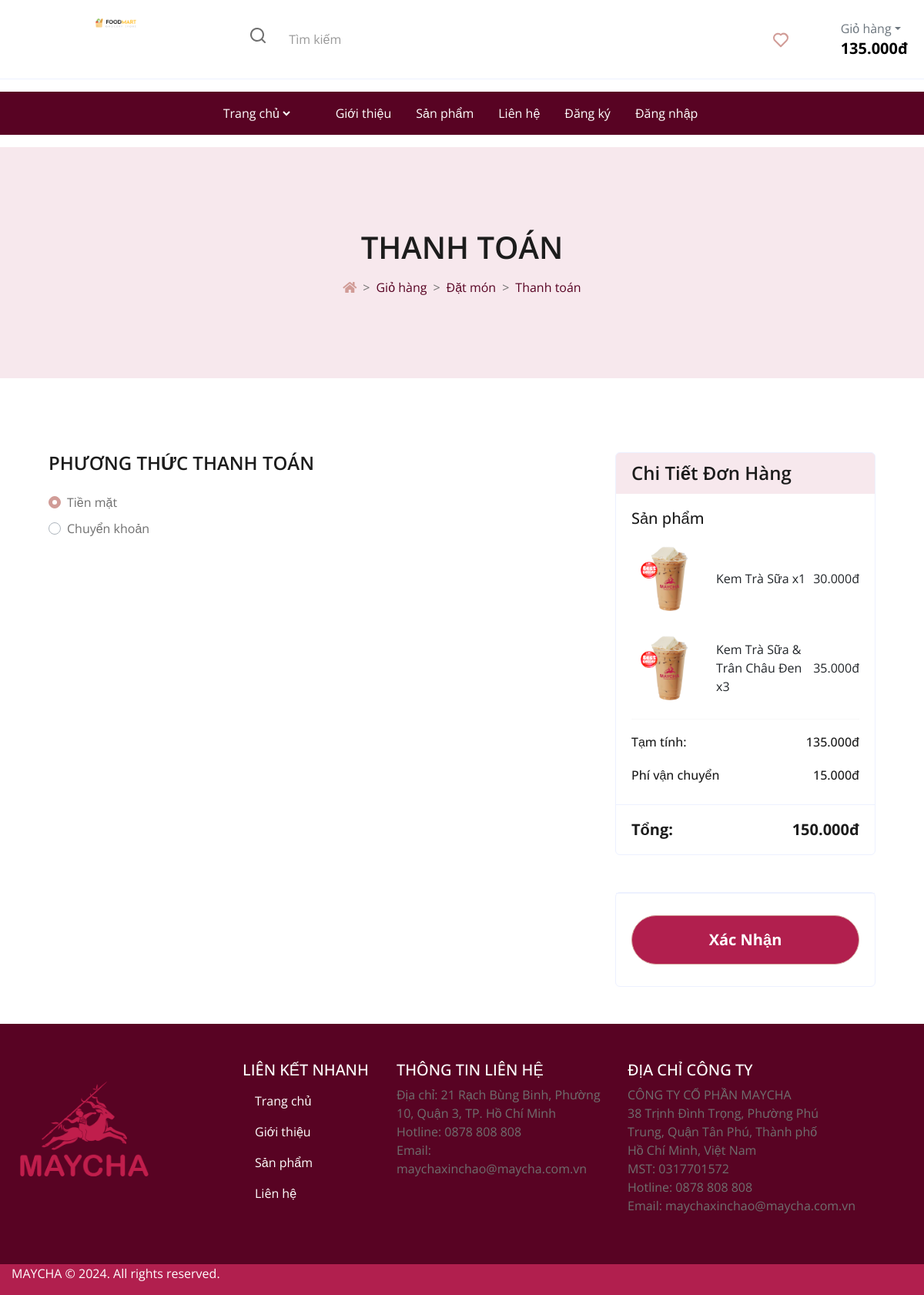
The page /checkout.php on the database its author committed.
### tables this page shows
CREATE TABLE `chitietgiohang` (
  `MaCTGH` int(6) NOT NULL,
  `MaSP` int(11) NOT NULL,
  `SoLuong` int(11) NOT NULL
);

CREATE TABLE `sanpham` (
  `MaSP` int(11) NOT NULL,
  `MaDMSP` int(11) NOT NULL,
  `TenSanPham` varchar(100) NOT NULL,
  `DonGia` float NOT NULL DEFAULT 0
);

### checkout.php (the view, shortened to what this page needs)
<?php
include 'database/conn.php';
$cartDetailsResult = mysqli_query($conn, "SELECT chitietgiohang.*, sanpham.TenSanPham, sanpham.DonGia
FROM chitietgiohang
JOIN sanpham ON chitietgiohang.MaSP = sanpham.MaSP
ORDER BY chitietgiohang.MaCTGH ASC");
$tamTinh = 0;
$shippingFee = 0;
while ($cartDetailsRow = mysqli_fetch_assoc($cartDetailsResult)) {
  $thanhTien = $cartDetailsRow['DonGia'] * $cartDetailsRow['SoLuong'];
  $tamTinh += $thanhTien;
}
$tongTien = $tamTinh + $shippingFee;
?>
<!DOCTYPE html>
<html lang="en">
<head>
  <link href="lib/owlcarousel/assets/owl.carousel.min.css" rel="stylesheet">
  <link href="https://cdn.jsdelivr.net/npm/bootstrap@5.3.0-alpha3/dist/css/bootstrap.min.css" rel="stylesheet">
  <link rel="stylesheet" href="https://cdn.jsdelivr.net/npm/swiper@9/swiper-bundle.min.css">
  <link rel="stylesheet" href="https://cdn.jsdelivr.net/npm/bootstrap-icons@1.11.3/font/bootstrap-icons.min.css">
  <link rel="stylesheet" href="https://cdnjs.cloudflare.com/ajax/libs/font-awesome/6.6.0/css/all.min.css"
 />
  <link href="https://cdnjs.cloudflare.com/ajax/libs/font-awesome/5.10.0/css/all.min.css" rel="stylesheet">
  <link href="lib/owlcarousel/assets/owl.carousel.min.css" rel="stylesheet">
  <link href="css/cart.css" rel="stylesheet">
</head>
<body>
  <header>
    <div class="container-fluid">
      <div class="row py-3 border-bottom">
        <div class="col-sm-4 col-lg-3 text-center text-sm-start">
          <div class="main-logo">
            <a href="index.php">
              <img src="images/logo.png" alt="logo" class="img-fluid" width="20%">
            </a>
          </div>
        </div>
        <div class="col-sm-6 offset-sm-2 offset-md-0 col-lg-5 d-none d-lg-block">
          <div class="search-bar row bg-light p-2 my-2 rounded-4">
            <div class="col-1">
              <svg xmlns="http://www.w3.org/2000/svg" width="24" height="24" viewBox="0 0 24 24">
                <path fill="currentColor" d="M21.71 20.29L18 16.61A9 9 0 1 0 16.61 18l3.68 3.68a1 1 0 0 0 1.42 0a1 1 0 0 0 0-1.39ZM11 18a7 7 0 1 1 7-7a7 7 0 0 1-7 7Z" />
              </svg>
            </div>
            <div class="col-11 col-md-7">
              <form id="search-form" class="text-center" action="index.html" method="post">
                <input type="text" class="form-control border-0 bg-transparent" placeholder="Tìm kiếm" />
              </form>
            </div>
          </div>
        </div>
        <div class="col-sm-8 col-lg-4 d-flex justify-content-end gap-5 align-items-center mt-4 mt-sm-0 justify-content-center justify-content-sm-end">
          <ul class="d-flex justify-content-end list-unstyled m-0">
            <li>
              <a href="#" class="rounded-circle bg-light p-2 mx-1">
                <svg width="24" height="24" viewBox="0 0 24 24">
                  <use xlink:href="#heart"></use>
                </svg>
              </a>
            </li>
          </ul>
          <div class="cart text-end d-none d-lg-block dropdown">
            <button class="border-0 bg-transparent d-flex flex-column gap-2 lh-1" type="button" data-bs-toggle="offcanvas" data-bs-target="#offcanvasCart" aria-controls="offcanvasCart">
              <span class="fs-6 text-muted dropdown-toggle">Giỏ hàng</span>
              <span class="cart-total fs-5 fw-bold"><?= number_format($tamTinh, 0, ',', '.') ?>đ</span>
            </button>
          </div>
        </div>
      </div>
    </div>
    <div class="container-fluid">
      <div class="row py-3">
        <div class="d-flex justify-content-center align-items-center" style="background-color: #580323;">
          <nav class="main-menu d-flex navbar navbar-expand-lg align-content-center">
            <div class="offcanvas offcanvas-end" tabindex="-1" id="offcanvasNavbar" aria-labelledby="offcanvasNavbarLabel">
              <div class="offcanvas-body">
                <select class="filter-categories border-0 mb-0 me-5 text-light" style="background-color: #580323;">
                  <option>Trang chủ</option>
                </select>
                <ul class="navbar-nav justify-content-end menu-list list-unstyled d-flex gap-md-3 mb-0">
                  <li class="nav-item active">
                    <a href="#gioithieu" class="nav-link text-light">Giới thiệu</a>
                  </li>
                  <li class="nav-item dropdown">
                    <a href="#sanpham" class="nav-link text-light">Sản phẩm</a>
                  </li>
                  <li class="nav-item">
                    <a href="#lienhe" class="nav-link text-light">Liên hệ</a>
                  </li>
                  <li class="nav-item">
                    <a href="#dangky" class="nav-link text-light">Đăng ký</a>
                  </li>
                  <li class="nav-item">
                    <a href="#dangnhap" class="nav-link text-light">Đăng nhập</a>
                  </li>
                </ul>
              </div>
            </div>
        </div>
      </div>
    </div>
  </header>
  <div class="container-fluid mb-5" style=" background-color: rgba(177, 31, 78, 0.1)">
    <div class="d-flex flex-column align-items-center justify-content-center" style="min-height: 300px">
      <h1 class="font-weight-semi-bold text-uppercase mb-3">THANH TOÁN</h1>
      <div class="d-inline-flex">
        <p class="m-0"><a href="index.php"><i class="fa fa-home"></i></a></p>
        <p class="m-0 px-2">></p>
        <p class="m-0"><a href="cart.php" style="color:#580323">Giỏ hàng</a></p>
        <p class="m-0 px-2">></p>
        <p class="m-0" ><a href="order.php" style="color:#580323">Đặt món</a></p>
        <p class="m-0 px-2">></p>
        <p class="m-0"><a href="checkout.php" style="color:#580323">Thanh toán</a></p>
      </div>
    </div>
  </div>
  <div class="container-fluid pt-5">
    <div class="row px-xl-5">
      <div class="col-lg-8">
        <div class="mb-4">
          <h4 class="font-weight-semi-bold mb-4">PHƯƠNG THỨC THANH TOÁN</h4>
          <div class="row">
            <div class="col-md-6 form-group">
              <div>
                <div class="custom-control custom-radio">
                  <label class="custom-control-label" for="cash">Tiền mặt</label>
                </div>
                <div class="custom-control custom-radio">
                  <label class="custom-control-label" for="banktransfer">Chuyển khoản</label>
                </div>
              </div>
            </div>
          </div>
        </div>
      </div>
      <div class="col-lg-4">
        <div class="card border-secondary mb-5">
          <div class="card-header border-0" style="background-color: rgba(177, 31, 78, 0.1)">
            <h4 class="font-weight-semi-bold m-0">Chi Tiết Đơn Hàng</h4>
          </div>
          <div class="card-body">
            <h5 class="font-weight-medium mb-3">Sản phẩm</h5>
            <?php
            $cartDetailsResult = mysqli_query($conn, "SELECT chitietgiohang.*, sanpham.TenSanPham, sanpham.DonGia FROM chitietgiohang
              JOIN sanpham ON chitietgiohang.MaSP = sanpham.MaSP
              ORDER BY chitietgiohang.MaCTGH ASC");
            ?>
            <?php while ($cartDetailsRow = mysqli_fetch_assoc($cartDetailsResult)) { ?>
              <div class="d-flex justify-content-between align-items-center mb-3">
                <div class="d-flex align-items-center">
                  <img src="images/thumb-product.png" style="width: 100px; margin-right: 10px;">
                  <span><?= htmlspecialchars($cartDetailsRow['TenSanPham']) ?> x<?= $cartDetailsRow['SoLuong'] ?></span>
                </div>
                <p class="mb-0"><?= number_format($cartDetailsRow['DonGia'], 0, ',', '.') ?>đ</p>
              </div>
            <?php } ?>
            <hr class="mt-0">
            <div class="d-flex justify-content-between mb-3 pt-1">
              <h6 class="font-weight-medium">Tạm tính:</h6>
              <h6 class="font-weight-medium"><?= number_format($tamTinh, 0, ',', '.') ?>đ</h6>
            </div>
            <div class="d-flex justify-content-between">
              <h6 class="font-weight-medium">Phí vận chuyển</h6>
              <h6 class="font-weight-medium">15.000đ</h6>
            </div>
          </div>
          <div class="card-footer border-secondary bg-transparent">
            <div class="d-flex justify-content-between mt-2">
              <h5 class="font-weight-bold">Tổng:</h5>
              <h5 class="font-weight-bold"><?= number_format($tongTien + 15000, 0, ',', '.') ?>đ</h5>
            </div>
          </div>
        </div>
        <div class="card border-secondary mb-5">
          <div class="card-footer border-secondary bg-transparent">
            <form id="checkoutForm" method="post" action="">
              <button type="submit" name="checkout" class="btn btn-lg btn-block btn-primary font-weight-bold my-3 py-3"
                style="color:white; border-radius: 40px; background-color: #B11F4E;">Xác Nhận</button>
            </form>
          </div>
        </div>
      </div>
    </div>
  </div>
  <footer class="py-5" style="background-color: #580323;">
    <div class="container-fluid">
      <div class="row">
        <div class="col-lg-3 col-md-6 col-sm-6">
          <div class="footer-menu">
            <img src="images/logo-footer.png" alt="logo" width="70%">
          </div>
        </div>
        <div class="col-md-2 col-sm-6 text-light">
          <div class="footer-menu ">
            <h5 class="text-uppercase" style="color:white">Liên kết nhanh</h5>
            <ul class="menu-list list-unstyled">
              <li class="menu-item">
                <a href="#" class="nav-link">Trang chủ</a>
              </li>
              <li class="menu-item">
                <a href="#" class="nav-link">Giới thiệu</a>
              </li>
              <li class="menu-item">
                <a href="#" class="nav-link">Sản phẩm</a>
              </li>
              <li class="menu-item">
                <a href="#" class="nav-link">Liên hệ</a>
              </li>
            </ul>
          </div>
        </div>
        <div class="col-md-3 col-sm-6">
          <div class="footer-menu">
            <h5 class="text-uppercase" style="color:white">Thông tin liên hệ</h5>
            <ul class="menu-list list-unstyled">
              <li class="menu-item">
                Địa chỉ: 21 Rạch Bùng Binh, Phường 10, Quận 3, TP. Hồ Chí Minh
              </li>
              <li class="menu-item">
                Hotline: 0878 808 808
              </li>
              <li class="menu-item">
                Email: maychaxinchao@maycha.com.vn
            </ul>
          </div>
        </div>
        <div class="col-md-3 col-sm-6">
          <div class="footer-menu">
            <h5 class="text-uppercase" style="color:white">Địa chỉ công ty</h5>
            <ul class="menu-list list-unstyled">
              <li class="menu-item">
                CÔNG TY CỔ PHẦN MAYCHA
              </li>
              <li class="menu-item">
                38 Trịnh Đình Trọng, Phường Phú Trung, Quận Tân Phú, Thành phố Hồ Chí Minh, Việt Nam
              </li>
              <li class="menu-item">
                MST: 0317701572
              </li>
              <li class="menu-item">
                Hotline: 0878 808 808
              </li>
              <li class="menu-item">
                Email: maychaxinchao@maycha.com.vn
              </li>
            </ul>
          </div>
        </div>
      </div>
    </div>
  </footer>
  <div id="footer-bottom" style="background-color: #B11F4E;">
    <div class="container-fluid">
      <div class="row">
        <div class="col-md-6 copyright">
          <p class="text-light">MAYCHA © 2024. All rights reserved.</p>
        </div>
      </div>
    </div>
  </div>
</body>
</html>

### rows shown on the page
chitietgiohang: MaSP.TenSanPham "Kem Trà Sữa", SoLuong "1", MaSP.DonGia "30.000"
chitietgiohang: MaSP.TenSanPham "Kem Trà Sữa & Trân Châu Đen", SoLuong "3", MaSP.DonGia "35.000"

### other values the page prints
$tamTinh "135.000"
$tongTien + 15000 "150.000"
